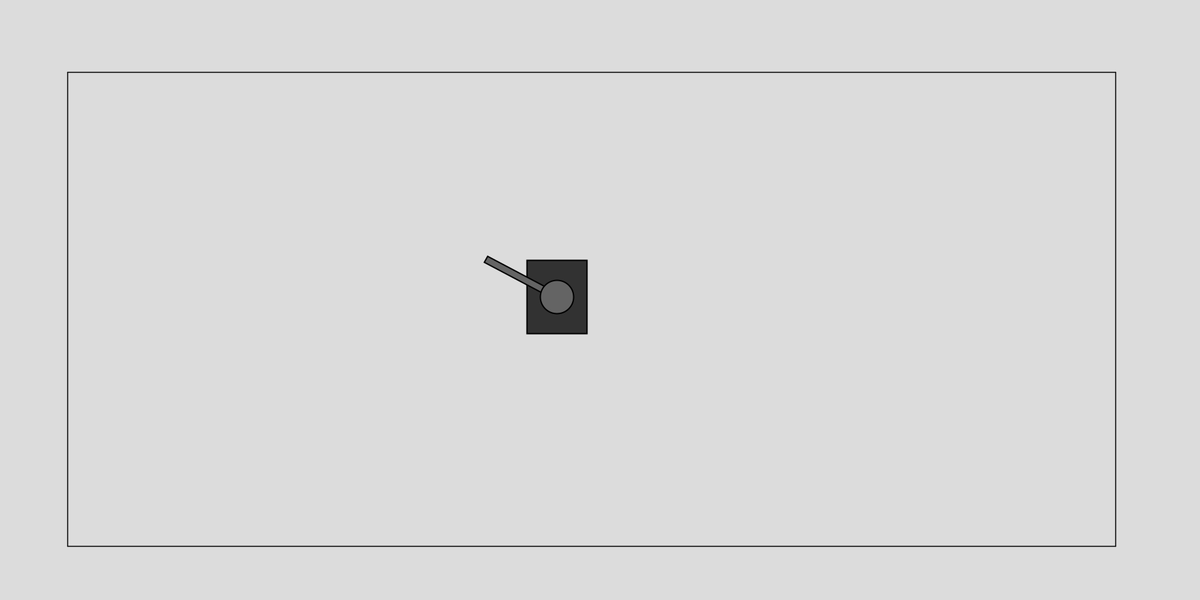
Frame 1 (no input)
Frame 60 (the mouse pressed at the canvas centre just before this capture): identical to frame 1, image omitted
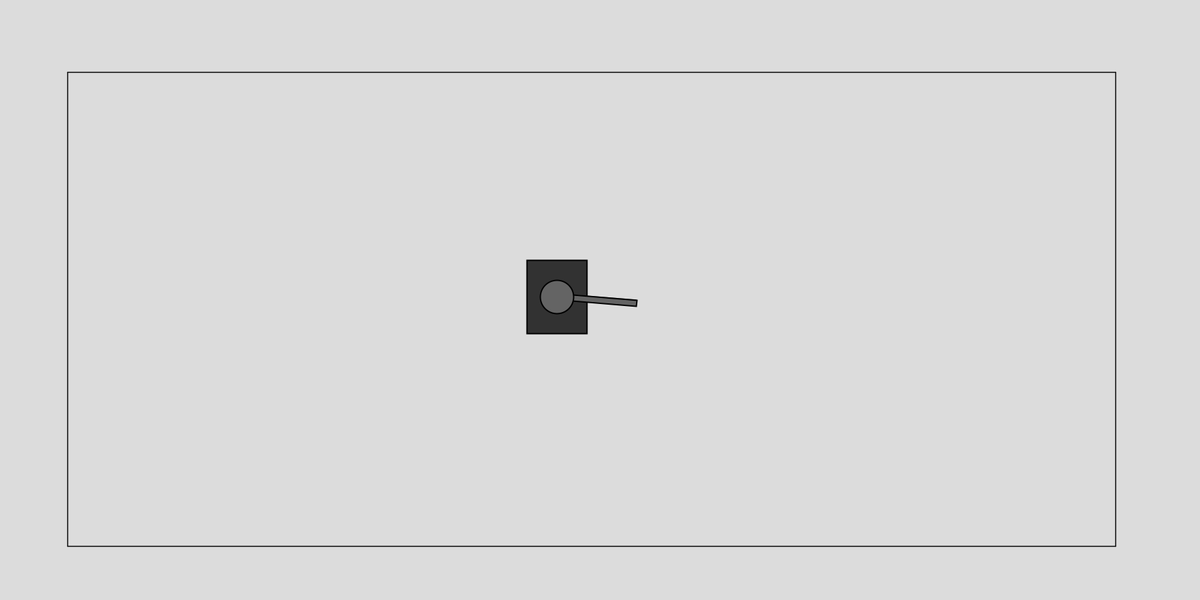
Frame 120 (the mouse held since frame 60 and released just before this capture)

The Processing sketch that drew these frames (run headless with seeded random() and noise(); from frame 60 on, the mouse is pressed at the canvas centre):

// Processing sketch: BlockTank
// ── BlockTank.pde
int x = 395;
int y = 145;

int speedX = 4;
int speedY = 3;

int playerposX = 835;
int playerposY = 445;

float  barrelAngle = (atan2(mouseY-playerposY,mouseX-playerposX));  //ANGLE AT MOUSE POINTER


/*
PVector playerpos = new PVector(835.0, 445.0);
PVector playerpos1 = new PVector(834.0, 446.0);
*/
//Eksempelkode linje taget fra bruger Chrisrir, linje 77. -- https://forum.processing.org/one/topic/basic-shooting-and-dection.html
//float  barrelAngle = (atan2(mouseY-playerposY, mouseX-playerposX));  //ANGLE AT MOUSE POINTER

/*
PShape bullet;
bullet = createShape(ELLIPSE,playerpos,8,8);


int bulletSpeed = 6;
*/
/*
Bullet b;

b = new Bullet(playerposX,playerposY);
*/
//===================================================================================

void setup() {
  size(1800, 900);
  smooth();
}


//===================================================================================





//=====================================================================================


void draw() {
  background(220);

  strokeWeight(1.5);
  line(101, 108, 101, 819);
  line(101, 819, 1673, 819);
  line(1673, 819, 1673, 108);
  line(1673, 108, 101, 108);


  pushMatrix();
  translate(x,y);

  strokeWeight(2);
  fill(50);
  rect(x, y+100, 90, 110); //BODY

  popMatrix();


  pushMatrix();
  translate(playerposX, playerposY);
  barrelAngle = (atan2(mouseY-playerposY, mouseX-playerposX)+radians(-90)); 
  rotate(barrelAngle);
  fill(100);
  rect(-5, 0, 10, 120); //GUN

  popMatrix();


  pushMatrix();
  translate(x, y);

  fill(100);
  circle(x+45, y+155, 50); //HEAD

  popMatrix();

  /*if(mousePressed){
   shape(bullet);
   
   rotate(barrelAngle);
   
   // playerpos1.x = playerpos.x;
   // playerpos1.y = playerpos.y;
   
   playerpos1.x += cos(barrelAngle)*bulletSpeed;
   playerpos1.y += sin(barrelAngle)*bulletSpeed;
   
   //playerpos1.x += bulletSpeed;
   // playerpos1.y += bulletSpeed;
   
   if(playerpos1.x <= 51 && playerpos1.x > 852){
   }
   
   if(playerpos1.y <= 3 && playerpos1.y > 303){
   }
   }*/
/*
  if (playerpos1.x <= 51 && playerpos1.x > 852 && playerpos1.y <= 3 && playerpos1.y > 303) {
    playerpos1.x = x+45;
    playerpos1.y = y+155;
  }*/


  //========================================================================================
  
  if (x <= 50) {
    x += speedX;
    playerposX += 2*speedX;
  }

  if ( x >= 792) {
    x += -speedX;
    playerposX += -2*speedX;
  }

  if (y >= 305) {
    y += -speedY;
    playerposY += -2*speedY;
  }

  if (y <= 3) {
    y += speedY;
    playerposY += 2*speedY;
  }
  
  
  //========================================================================================
  
  
  if(key==CODED){
   
   
   if(keyCode == RIGHT && keyPressed){
   x += speedX;
   playerposX += 2*speedX;
   }
   
   if(keyCode == LEFT && keyPressed){
   x += -speedX;
   playerposX += -2*speedX;
   }
   
   if(keyCode == UP && keyPressed){
   y += -speedY;
   playerposY += -2*speedY;
   }
   
   
   if(keyCode == DOWN && keyPressed){
   y += speedY;
   playerposY += 2*speedY;
   }
   }

  //=========================================================================================

/*
  if (key==CODED) {


    if (keyCode == RIGHT) {
        x += speedX;
        playerpos.x += 2*speedX;
    }

    if (keyCode == LEFT) {
      x += -speedX;
      playerpos.x += -2*speedX;
    }

    if (keyCode == UP) {
      y += -speedY;
      playerpos.y += -2*speedY;
    }


    if (keyCode == DOWN) {
      y += speedY;
      playerpos.y += 2*speedY;
    }
  }

  if (x <= 50) {
    x += speedX;
    playerpos.x += 2*speedX;
  }

  if ( x >= 792) {
    x += -speedX;
    playerpos.x += -2*speedX;
  }

  if (y >= 304) {
    y += -speedY;
    playerpos.y += -2*speedY;
  }

  if (y <= 3) {
    y += speedY;
    playerpos.y += 2*speedY;
  }*/
}

//=======================================================================================


//======================================================================================

/*
void keyPressed(){
 if(key == 'w' || key == 'W' || y > 302){
 y = -speedY;
 playerpos.y += -2*speedY;
 }
 
 if(key == 's' || key == 'S' || y < 4){
 y += speedY;
 playerpos.y += 2*speedY;
 }
 
 if(key == 'd' || key == 'D' || x < 55){
 x += speedX;
 playerpos.x += 2*speedX;
 }
 
 if(key == 'a' || key == 'A' || x > 852){
 x += -speedX;
 playerpos.x += -2*speedX;
 }
 }*/

//=======================================================================================

// ── Bullet.pde
/*  class Bullet {
    
    int playerposX = 835;
    int playerposY = 445;
    
    int bulletSpeed = 6;
    
    rotate(barrelAngle);
    
    playerposX = cos(barrelAngle)*bulletSpeed;
    playerposY = sin(barrelAngle)*bulletSpeed;
    
    bulletRadius = 8;
    
    ellipseMode(CENTER);
    
    ellipse(playerposX,playerposY,8,8);
    
    
    
  }*/
  
  
  
  
  
  
  
  /*class Bullet {
    
    PVector playerpos = new PVector(835.0,445.0);
    
    float  barrelAngle = (atan2(mouseY-playerpos.y,mouseX-playerpos.x));  //ANGLE AT MOUSE POINTER
    
    Pshape bullet = createShape(ELLIPSE,playerpos,8,8);
    
    PShape bullet;
    int bulletSpeed = 6;
    
    
    shape(bullet);
    
    rotate(barrelAngle);
    
   // playerpos1.x = playerpos.x;
   // playerpos1.y = playerpos.y;
    
    playerpos1.x += cos(barrelAngle)*bulletSpeed;
    playerpos1.y += sin(barrelAngle)*bulletSpeed;
   
    //playerpos1.x += bulletSpeed;
   // playerpos1.y += bulletSpeed;
  
  if(playerpos1.x <= 51 && playerpos1.x > 852){
  }
  
  if(playerpos1.y <= 3 && playerpos1.y > 303){
  }
}

  if(playerpos1.x <= 51 && playerpos1.x > 852 && playerpos1.y <= 3 && playerpos1.y > 303){
    playerpos1.x = x+45;
    playerpos1.y = y+155;
  }
  }*/
  
